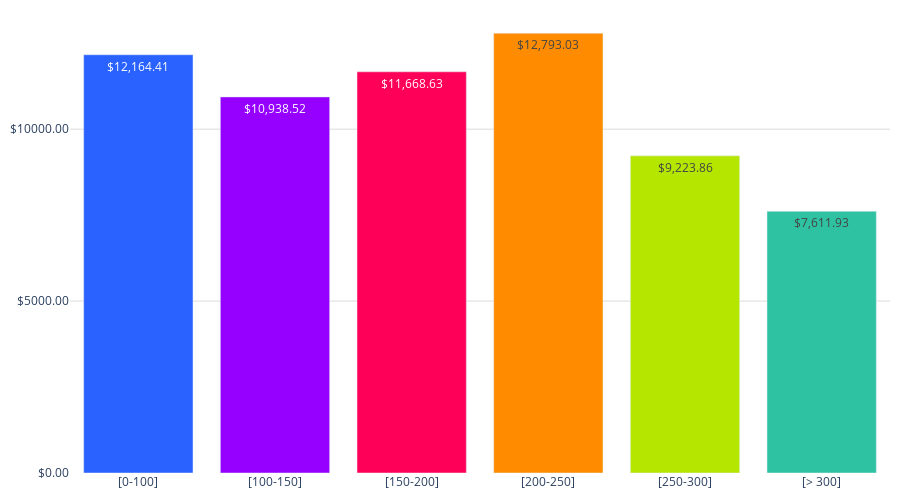

Source (notebook cell):
### Markdown cell above
# Gráfica

### Code cell
colores = ['#2962ff', '#9500ff', '#ff0059', '#ff8c00', '#b4e600', '#2EC2A2','#F79CB9']
porcentajes = Precio_mean_M2['Precio_m2_mean']

# Convertir la columna 'Precio_m2_mean' a números de punto flotante
#Precio_mean_M2['Precio_m2_mean'] = Precio_mean_M2['Precio_m2_mean'].str.replace('$', '').str.replace(',', '').astype(float)
# Convertir los valores a cadenas con el formato deseado
textos_formateados = [f'${round(valor, 2):,.2f}' for valor in Precio_mean_M2['Precio_m2_mean']]

fig = go.Figure()
# Obtener el valor máximo redondeado al próximo múltiplo de 5000
max_valor = int(Precio_mean_M2['Precio_m2_mean'].max() / 5000 + 1) * 5000

# Agregar los datos como barras
fig.add_trace(go.Bar(
    x=Precio_mean_M2['Rango'],  # Eje x: Modalidades
    y=Precio_mean_M2['Precio_m2_mean'],  # Eje y: Porcentajes
    marker_color=colores,  # Especifica los colores de las barras
    text=textos_formateados,  # Texto que se mostrará en las barras (porcentaje)
    textposition='inside',  # Posición del texto (puede ser 'inside' o 'outside')
))

# Personalizar el diseño de la gráfica
fig.update_layout(
    #title='Precio promedio por M2 totales.',  # Título de la gráfica
    #xaxis=dict(title='Rango'),  # Título del eje x
    yaxis=dict(
        #title='Precio', # Título del eje y
        gridcolor='#dddcda', # Color de las líneas que dividen los rangos del eje Y
        gridwidth=1,
        tickvals=list(range(0, max_valor + 5000, 5000)),  # Valores de los ticks del eje y
        ticktext=[f'${valor:.2f}' for valor in range(0, max_valor + 5000, 5000)]  # Textos de los ticks del eje y
    ),  
    plot_bgcolor='rgba(0,0,0,0)',  # Color de fondo del gráfico
    height=500,  # Altura de la gráfica
    margin=dict(l=10, r=10, t=10, b=10)  # Ajusta los márgenes (left, right, top, bottom)

)

# Exportar gráfica como archivo HTML
def guardar_grafico_como_html(fig, nombre_archivo, carpeta='assets/graficas'):
    # Crear la carpeta si no existe
    if not os.path.exists(carpeta):
        os.makedirs(carpeta)
    # Gráfica como archivo HTML en la carpeta especificada
    pio.write_html(fig, f'{carpeta}/{nombre_archivo}.html')
guardar_grafico_como_html(fig, 'g_bar_PrecioPromedio_m2', carpeta='assets/graficas')
fig.show()

### Figure 1 — Plotly figure (JSON) as saved in the notebook; plotly's stock layout.template omitted (floating-point values rounded to 4 significant figures)
{"data": [{"marker": {"color": ["#2962ff", "#9500ff", "#ff0059", "#ff8c00", "#b4e600", "#2EC2A2", "#F79CB9"]}, "text": ["$12,164.41", "$10,938.52", "$11,668.63", "$12,793.03", "$9,223.86", "$7,611.93"], "textposition": "inside", "type": "bar", "x": ["[0-100]", "[100-150]", "[150-200]", "[200-250]", "[250-300]", "[> 300]"], "y": [12160.0, 10940.0, 11670.0, 12790.0, 9224.0, 7612.0]}], "layout": {"height": 500, "margin": {"b": 10, "l": 10, "r": 10, "t": 10}, "plot_bgcolor": "rgba(0,0,0,0)", "yaxis": {"gridcolor": "#dddcda", "gridwidth": 1, "ticktext": ["$0.00", "$5000.00", "$10000.00", "$15000.00"], "tickvals": [0, 5000, 10000, 15000]}}}
